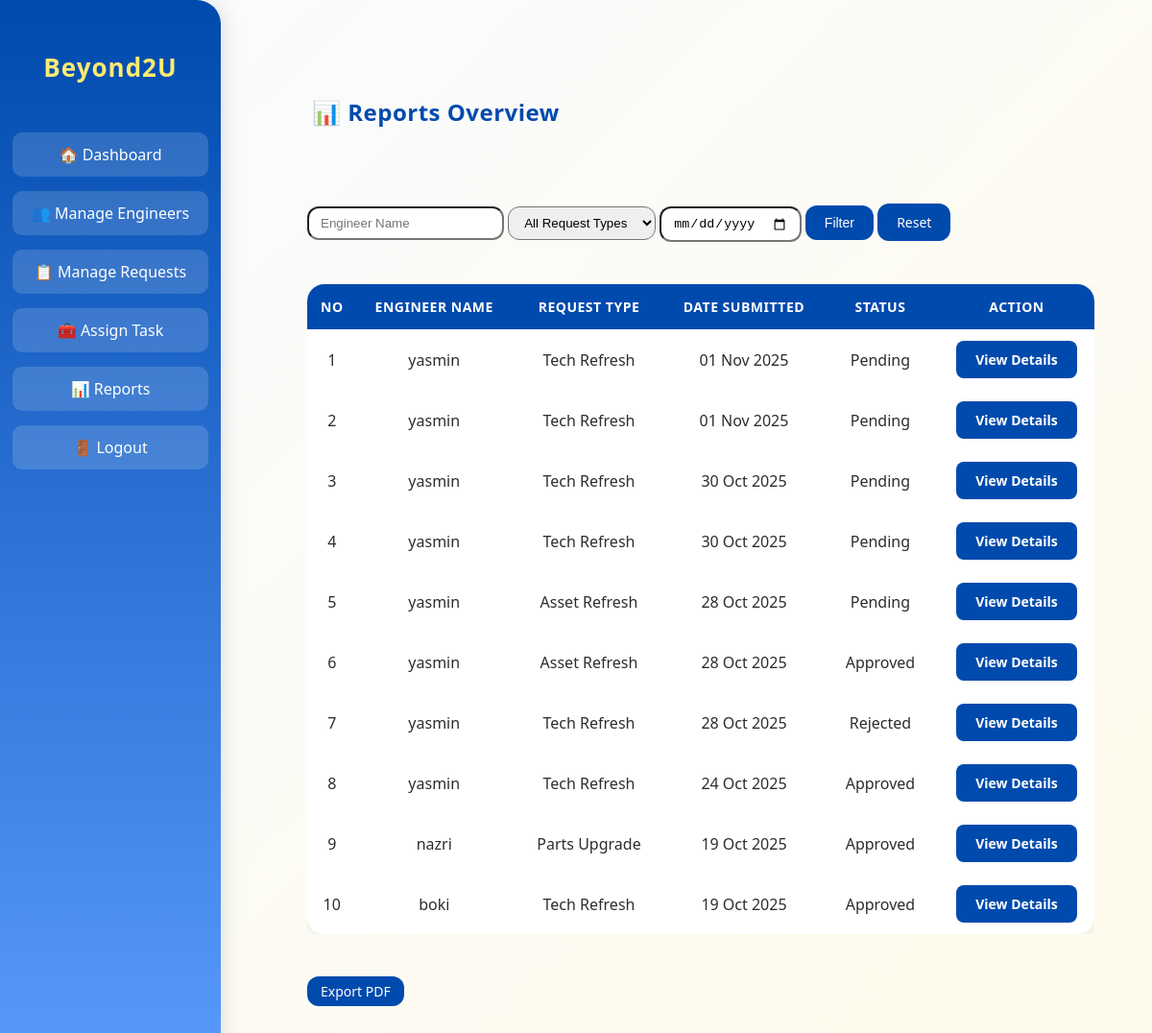
Screenshot of /beyond2u/dashboard/teamlead/reports/ (signed in) with the database file from the repository.
### inventorySystem/models.py (models this page shows, shortened)
class User(AbstractUser):
    ROLE_CHOICES = [
        ('TeamLead', 'Team Lead'),
        ('SystemEngineer', 'System Engineer'),
    ]
    role = models.CharField(max_length=20, choices=ROLE_CHOICES, default='SystemEngineer')

class Request(models.Model):
    TYPE_CHOICES = [
        ('Asset Refresh', 'Asset Refresh'),
        ('Parts Upgrade', 'Parts Upgrade'),
        ('Tech Refresh', 'Tech Refresh'),
    ]
    STATUS_CHOICES = [
        ('Pending', 'Pending'),
        ('Approved', 'Approved'),
        ('Rejected', 'Rejected'),
    ]
    FORMAT_STATUS_CHOICES = [
        ('Formatted', 'Formatted'),
        ('Not Formatted', 'Not Formatted'),
    ]
    UPLOAD_STATUS_CHOICES = [
        ('Uploaded', 'Uploaded'),
        ('Not Yet', 'Not Yet'),
    ]
    engineer = models.ForeignKey(settings.AUTH_USER_MODEL, on_delete=models.CASCADE)
    type = models.CharField(max_length=50, choices=TYPE_CHOICES)
    location = models.CharField(max_length=100)
    user = models.CharField(max_length=100)
    old_barcode = models.CharField(max_length=100, blank=True, null=True)
    new_barcode = models.CharField(max_length=100, blank=True, null=True)
    old_serial = models.CharField(max_length=100, blank=True, null=True)
    new_serial = models.CharField(max_length=100, blank=True, null=True)
    old_ip = models.GenericIPAddressField(blank=True, null=True)
    new_ip = models.GenericIPAddressField(blank=True, null=True)
    new_mac = models.CharField(max_length=50, blank=True, null=True)
    old_hostname = models.CharField(max_length=100, blank=True, null=True)
    new_hostname = models.CharField(max_length=100, blank=True, null=True)
    start_time = models.DateTimeField(blank=True, null=True)
    end_time = models.DateTimeField(blank=True, null=True)
    rescheduled_date = models.DateField(blank=True, null=True)
    status = models.CharField(max_length=20, choices=STATUS_CHOICES, default='Pending')
    format_status = models.CharField(max_length=20, choices=FORMAT_STATUS_CHOICES, blank=True, null=True)
    upload_status = models.CharField(max_length=20, choices=UPLOAD_STATUS_CHOICES, default='Not Yet')
    reason_not_formatted = models.TextField(blank=True, null=True)
    reason_not_uploaded = models.TextField(blank=True, null=True)
    remarks = models.TextField(blank=True, null=True)
    proof = models.FileField(upload_to='', blank=True, null=True)
    assigned_approver = models.ForeignKey(
        settings.AUTH_USER_MODEL,
        related_name='approver_requests',
        on_delete=models.SET_NULL,
        null=True,
        blank=True
    )
    created_at = models.DateTimeField(auto_now_add=True)
    updated_at = models.DateTimeField(auto_now=True)

### inventorySystem/views.py (the view, shortened to what this page needs)
# urls.py: path('dashboard/teamlead/reports/', views.reports, name='reports'),
@require_role('TeamLead')
def reports(request):
    engineer_name = request.GET.get('engineer_name', '').strip()
    request_type = request.GET.get('request_type', '').strip()
    date_filter = request.GET.get('start_date', '').strip()
    request_list = []
    reqs = Request.objects.filter(status__in=['Approved', 'Pending', 'Rejected']).order_by('-created_at')
    for r in reqs:
        request_list.append({
            'id': r.id,
            'engineer_name': r.engineer.username if r.engineer else "N/A",
            'request_type': r.type or "General Request",
            'date_submitted': r.created_at.date(),
            'status': r.status,
        })
    techs = TechRefreshRequest.objects.filter(status__in=['Approved', 'Pending', 'Rejected']).order_by('-submitted_at')
    if engineer_name:
        request_list = [r for r in request_list if engineer_name.lower() in r['engineer_name'].lower()]
    if request_type:
        request_list = [r for r in request_list if r['request_type'].lower() == request_type.lower()]
    if date_filter:
        request_list = [r for r in request_list if str(r['date_submitted']) == date_filter]
    request_list.sort(key=lambda x: x['date_submitted'], reverse=True)
    context = {
        'requests': request_list,
        'engineer_name': engineer_name,
        'request_type': request_type,
        'start_date': date_filter,
    }
    return render(request, 'reports.html', context)

### inventorySystem/views.py (called while the page is built, shortened)
def require_role(role):
    def decorator(view_func):
        @wraps(view_func)
        @login_required(login_url='login')
        def _wrapped(request, *args, **kwargs):
            return view_func(request, *args, **kwargs)
        return _wrapped
    return decorator

### inventorySystem/templates/reports.html (shortened to what this page needs)
{% extends 'base.html' %}
{% load static %}
{% block content %}
<div class="reports-container">
  <h2 class="reports-title">📊 Reports Overview</h2>
  <br>
  <br>
<form method="get" class="d-flex justify-content-end align-items-center gap-2 mb-4 flex-wrap">
  <input type="text" name="engineer_name" class="form-control" placeholder="Engineer Name" value="{{ engineer_name }}" style="max-width: 180px;">
  <select name="request_type" class="form-select" style="max-width: 180px;">
    <option value="">All Request Types</option>
  </select>
  <input type="date" name="start_date" class="form-control" value="{{ start_date }}" style="max-width: 170px;">
  <button type="submit" class="btn btn-primary btn-sm rounded-pill px-3">Filter</button>
  <a href="{% url 'reports' %}" class="btn btn-secondary btn-sm rounded-pill px-3">Reset</a>
</form>
<br>
<br>
<div class="table-wrapper mt-4">
  <div style="overflow-x:auto;">
    <table class="table table-bordered text-center">
      <thead class="table-primary">
        <tr>
          <th style="width:5%;">No</th>
          <th style="width:20%;">Engineer Name</th>
          <th style="width:20%;">Request Type</th>
          <th style="width:20%;">Date Submitted</th>
          <th style="width:15%;">Status</th>
          <th style="width:20%;">Action</th>
        </tr>
      </thead>
      <tbody>
        {% for req in requests %}
        <tr>
          <td>{{ forloop.counter }}</td>
          <td>{{ req.engineer_name }}</td>
          <td>{{ req.request_type }}</td>
          <td>{{ req.date_submitted|date:"d M Y" }}</td>
          <td>
            {% if req.status == 'Approved' %}
              <span class="badge bg-success">Approved</span>
            {% elif req.status == 'Pending' %}
              <span class="badge bg-warning text-dark">Pending</span>
            {% else %}
              <span class="badge bg-danger">Rejected</span>
            {% endif %}
          </td>
          <td>
            <a href="{% url 'report_details' req.id %}" class="btn btn-outline-primary btn-sm rounded-pill">
              View Details
            </a>
          </td>
        </tr>
        {% empty %}
        <tr>
          <td colspan="6" class="text-muted text-center">No approved requests found.</td>
        </tr>
        {% endfor %}
      </tbody>
    </table>
  </div>
</div>
<br>
<br>
<div class="export-buttons">
  <a href="{% url 'export_requests_pdf' %}?engineer_name={{ engineer_name }}&request_type={{ request_type }}&start_date={{ start_date }}"
     class="btn btn-danger btn-sm me-2">
     Export PDF
  </a>
</div>
</div>
{% endblock %}

### inventorySystem/templates/base.html (style rules this page uses)
body { margin: 0; font-family: 'Segoe UI', sans-serif; background: linear-gradient(135deg, #f9fbff, #fffbea); color: #2d2d2d; }
.btn { background-color: #004aad; color: #fff; padding: 10px 20px; border: none; border-radius: 8px; text-decoration: none; font-weight: 600; cursor: pointer; transition: all 0.3s ease; display: inline-block; font-size: 14px; }

### inventorySystem/templates/reports.html (style rules this page uses)
form .form-control, form .form-select { border-radius: 12px; padding: 8px 12px; }
form .btn { border-radius: 12px; font-weight: 500; }
.reports-container { max-width: 1200px; margin: 0 auto; padding: 40px 20px; }
.reports-title { font-weight: 700; color: #004aad; text-align: left; margin-bottom: 35px; letter-spacing: 0.5px; margin-left: 5px; }
.table-wrapper { background-color: transparent; box-shadow: none; border: none; padding: 0; }
.table td, .table th { vertical-align: middle; text-align: center; }
.table { border-collapse: collapse; width: 100%; background-color: white; border-radius: 18px; overflow: hidden; box-shadow: 0 6px 20px rgba(0, 74, 173, 0.08); }
.table thead th { background-color: #004aad; color: white; text-transform: uppercase; font-size: 14px; letter-spacing: 0.5px; padding: 14px; }
.table tbody td { padding: 12px 14px; vertical-align: middle; }
.export-buttons .btn { border-radius: 12px; font-weight: 500; padding: 6px 14px; transition: all 0.2s ease; }
form input, form select { border-radius: 12px; padding: 8px 12px; }
form button { border-radius: 12px; padding: 6px 14px; font-weight: 500; }

### rows the page displays
User: engineer_name "yasmin" "yasmin" "yasmin" "yasmin" "yasmin" "yasmin" "yasmin" "yasmin"
Request: request_type "Tech Refresh"
Request: request_type "Tech Refresh"
Request: request_type "Tech Refresh"
Request: request_type "Tech Refresh"
Request: request_type "Asset Refresh"
Request: request_type "Asset Refresh"
Request: request_type "Tech Refresh"
Request: request_type "Tech Refresh"
User: engineer_name "nazri"
Request: request_type "Parts Upgrade"
User: engineer_name "boki"
Request: request_type "Tech Refresh"

### other values shown
{{ req.date_submitted|date:"d M Y" }} "01 Nov 2025" "01 Nov 2025" "30 Oct 2025" "30 Oct 2025" "28 Oct 2025" "28 Oct 2025" "28 Oct 2025" "24 Oct 2025" "19 Oct 2025" "19 Oct 2025"
